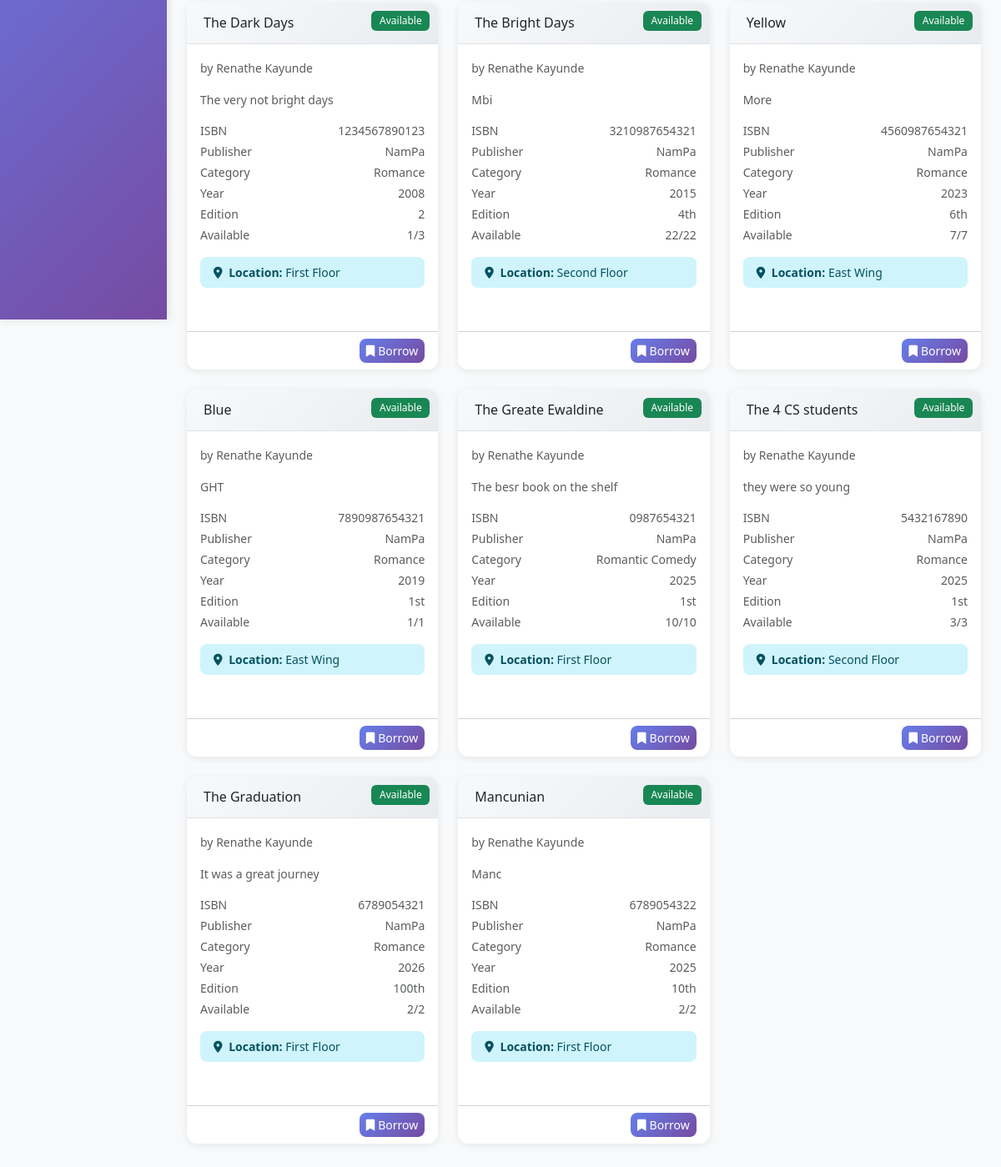
The page /books (signed in, lower part) on the database as committed earlier.
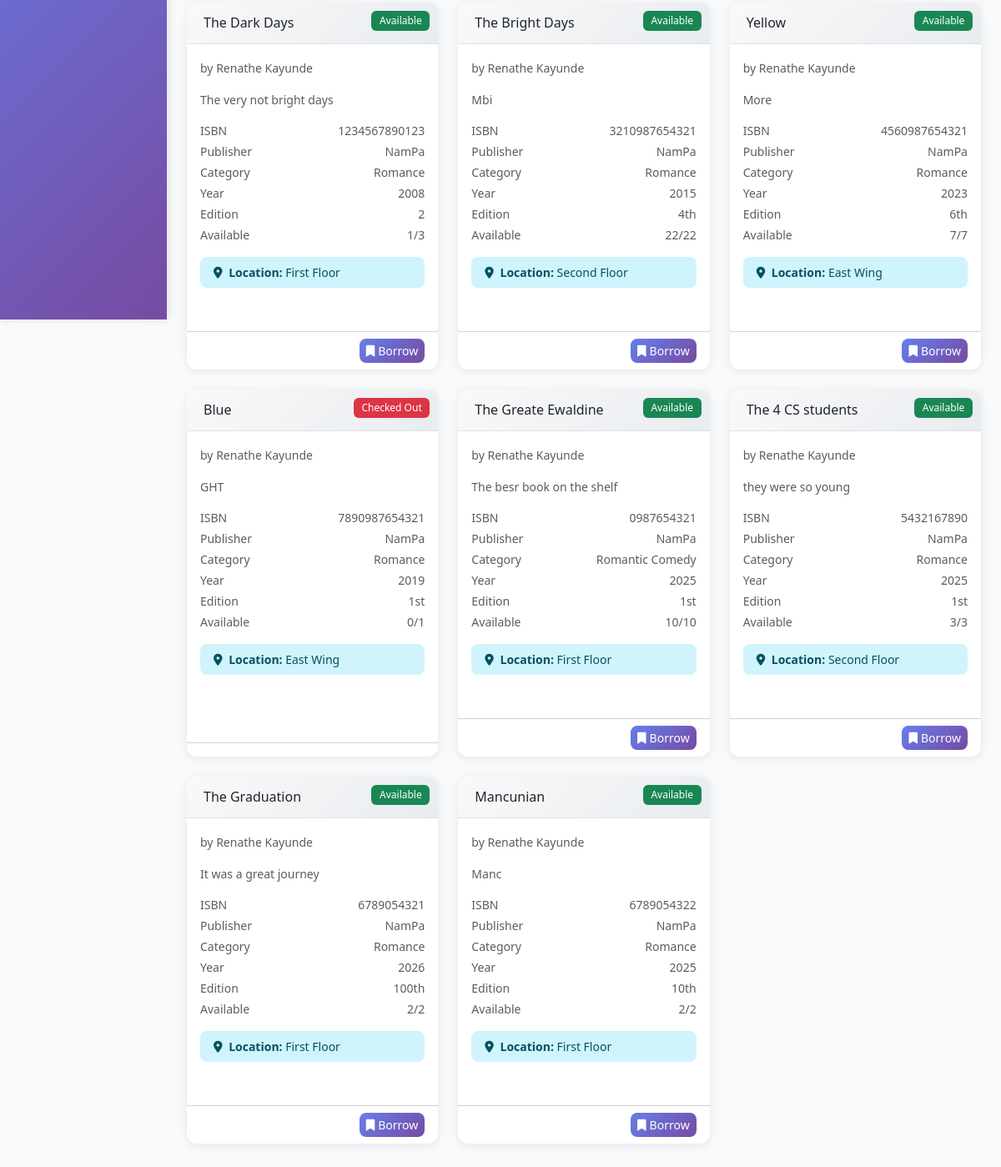
The same page on the database as committed later.
### app.py (models this page shows)
class Book(db.Model):
    id = db.Column(db.String(10), primary_key=True)
    isbn = db.Column(db.String(20), unique=True, nullable=False)
    title = db.Column(db.String(300), nullable=False)
    edition = db.Column(db.String(50))
    publication_year = db.Column(db.Integer)
    pages = db.Column(db.Integer)
    language = db.Column(db.String(50), default='English')
    description = db.Column(db.Text)
    cover_image = db.Column(db.String(200))
    author_id = db.Column(db.Integer, db.ForeignKey('author.id'), nullable=False)
    publisher_id = db.Column(db.Integer, db.ForeignKey('publisher.id'), nullable=False)
    category_id = db.Column(db.Integer, db.ForeignKey('category.id'), nullable=False)
    total_copies = db.Column(db.Integer, nullable=False, default=1)
    available_copies = db.Column(db.Integer, nullable=False, default=1)
    location = db.Column(db.String(100))  # Shelf location
    created_at = db.Column(db.DateTime, default=datetime.utcnow)
    updated_at = db.Column(db.DateTime, default=datetime.utcnow, onupdate=datetime.utcnow)
    loans = db.relationship('Loan', backref='book', lazy=True)
    @property
    def is_available(self):
        return self.available_copies > 0
    @property
    def availability_status(self):
        if self.available_copies > 0:
            return 'Available'
        elif self.available_copies == 0:
            return 'Checked Out'
        else:
            return 'Unknown'

class Author(db.Model):
    id = db.Column(db.Integer, primary_key=True)
    name = db.Column(db.String(200), nullable=False)
    biography = db.Column(db.Text)
    birth_date = db.Column(db.Date)
    nationality = db.Column(db.String(100))
    created_at = db.Column(db.DateTime, default=datetime.utcnow)
    books = db.relationship('Book', backref='author', lazy=True)

class Publisher(db.Model):
    id = db.Column(db.Integer, primary_key=True)
    name = db.Column(db.String(200), nullable=False)
    address = db.Column(db.Text)
    phone = db.Column(db.String(20))
    email = db.Column(db.String(120))
    website = db.Column(db.String(200))
    created_at = db.Column(db.DateTime, default=datetime.utcnow)
    books = db.relationship('Book', backref='publisher', lazy=True)

class Category(db.Model):
    id = db.Column(db.Integer, primary_key=True)
    name = db.Column(db.String(100), nullable=False)
    description = db.Column(db.Text)
    parent_id = db.Column(db.Integer, db.ForeignKey('category.id'))
    created_at = db.Column(db.DateTime, default=datetime.utcnow)
    parent = db.relationship('Category', remote_side=[id], backref='subcategories')
    books = db.relationship('Book', backref='category', lazy=True)

### app.py (the view)
@app.route('/books')
@login_required
def books():
    search_query = request.args.get('search', '')
    category_filter = request.args.get('category', '')
    author_filter = request.args.get('author', '')
    query = Book.query.options(joinedload(Book.author), joinedload(Book.publisher), joinedload(Book.category))
    if search_query:
        query = query.filter(Book.title.ilike(f'%{search_query}%'))
    if category_filter:
        query = query.filter(Book.category_id == category_filter)
    if author_filter:
        query = query.filter(Book.author_id == author_filter)
    books = query.all()
    categories = Category.query.all()
    authors = Author.query.all()
    form = BookForm()
    form.author_id.choices = [(a.id, a.name) for a in authors]
    form.publisher_id.choices = [(p.id, p.name) for p in Publisher.query.all()]
    form.category_id.choices = [(c.id, c.name) for c in categories]
    current_year = datetime.now().year  # Add this line
    return render_template('books.html', title='Books', books=books,
                         categories=categories, authors=authors, form=form,
                         search_query=search_query, category_filter=category_filter,
                         author_filter=author_filter, current_year=current_year)  # Add current_year here

### app.py (called while the page is built)
@app.context_processor
def inject_now():
    return {'now': datetime.utcnow()}

@login_manager.user_loader
def load_user(user_id):
    return User.query.get(int(user_id))

### templates/books.html (shortened to what this page needs)
{% extends "base.html" %}
{% block content %}
<div class="row">
    {% for book in books %}
    <div class="col-md-6 col-lg-4 mb-4">
        <div class="card book-card h-100">
            <div class="card-header position-relative">
                <h6 class="mb-0 text-truncate">{{ book.title }}</h6>
                <span class="availability-badge badge bg-{{ 'success' if book.is_available else 'danger' }}">
                    {{ book.availability_status }}
                </span>
            </div>
            <div class="card-body">
                <div class="mb-3">
                    <small class="text-muted">by {{ book.author.name }}</small>
                </div>
                <p class="card-text small text-muted mb-3">
                    {{ book.description|truncate(120) or 'No description available.' }}
                </p>
                <div class="book-details">
                    <div class="d-flex justify-content-between small text-muted mb-1">
                        <span>ISBN</span>
                        <span>{{ book.isbn }}</span>
                    </div>
                    <div class="d-flex justify-content-between small text-muted mb-1">
                        <span>Publisher</span>
                        <span>{{ book.publisher.name }}</span>
                    </div>
                    <div class="d-flex justify-content-between small text-muted mb-1">
                        <span>Category</span>
                        <span>{{ book.category.name }}</span>
                    </div>
                    <div class="d-flex justify-content-between small text-muted mb-1">
                        <span>Year</span>
                        <span>{{ book.publication_year or 'N/A' }}</span>
                    </div>
                    <div class="d-flex justify-content-between small text-muted mb-1">
                        <span>Edition</span>
                        <span>{{ book.edition or '1st Edition' }}</span>
                    </div>
                    <div class="d-flex justify-content-between small text-muted mb-3">
                        <span>Available</span>
                        <span>{{ book.available_copies }}/{{ book.total_copies }}</span>
                    </div>
                </div>
                {% if book.location %}
                <div class="alert alert-info small py-2 mb-3">
                    <i class="fas fa-map-marker-alt me-1"></i>
                    <strong>Location:</strong> {{ book.location }}
                </div>
                {% endif %}
            </div>
            <div class="card-footer bg-transparent">
                <div class="d-flex justify-content-between align-items-center">
                    <div class="btn-group">
                        {% if current_user.role == 'member' and book.is_available %}
                        <button class="btn btn-sm btn-primary borrow-btn" data-book-id="{{ book.id }}">
                            <i class="fas fa-bookmark me-1"></i>Borrow
                        </button>
                        {% endif %}
                    </div>
                </div>
            </div>
        </div>
    </div>
    {% endfor %}
</div>
{% endblock %}

Rows that differ between the two databases and show on the page:
changed Book "Blue": availability_status "Available" → "Checked Out"; available_copies "1" → "0"; no longer shows "Borrow"
